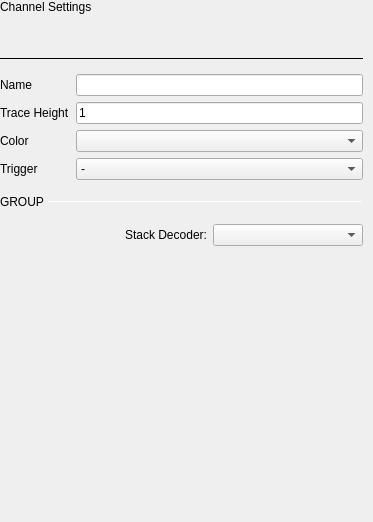
                   <widget class="QWidget" name="scrollAreaWidgetContents_2">
                    <property name="geometry">
                     <rect>
                      <x>0</x>
                      <y>0</y>
                      <width>373</width>
                      <height>522</height>
                     </rect>
                    </property>
                    <property name="sizePolicy">
                     <sizepolicy hsizetype="Preferred" vsizetype="Preferred">
                      <horstretch>0</horstretch>
                      <verstretch>0</verstretch>
                     </sizepolicy>
                    </property>
                    <property name="minimumSize">
                     <size>
                      <width>200</width>
                      <height>0</height>
                     </size>
                    </property>
                    <property name="maximumSize">
                     <size>
                      <width>400</width>
                      <height>16777215</height>
                     </size>
                    </property>
                    <layout class="QVBoxLayout" name="verticalLayout_9">
                     <property name="spacing">
                      <number>15</number>
                     </property>
                     <property name="leftMargin">
                      <number>0</number>
                     </property>
                     <property name="topMargin">
                      <number>0</number>
                     </property>
                     <property name="rightMargin">
                      <number>10</number>
                     </property>
                     <property name="bottomMargin">
                      <number>0</number>
                     </property>
                     <item>
                      <widget class="QLabel" name="label_5">
                       <property name="sizePolicy">
                        <sizepolicy hsizetype="Preferred" vsizetype="Fixed">
                         <horstretch>0</horstretch>
                         <verstretch>0</verstretch>
                        </sizepolicy>
                       </property>
                       <property name="text">
                        <string>Channel Settings</string>
                       </property>
                       <property name="general_settings_label" stdset="0">
                        <bool>true</bool>
                       </property>
                      </widget>
                     </item>
                     <item>
                      <widget class="QLabel" name="hardwareName">
                       <property name="text">
                        <string/>
                       </property>
                      </widget>
                     </item>
                     <item>
                      <widget class="Line" name="line_2">
                       <property name="maximumSize">
                        <size>
                         <width>16777215</width>
                         <height>1</height>
                        </size>
                       </property>
                       <property name="frameShadow">
                        <enum>QFrame::Plain</enum>
                       </property>
                       <property name="lineWidth">
                        <number>2</number>
                       </property>
                       <property name="orientation">
                        <enum>Qt::Horizontal</enum>
                       </property>
                       <property name="blue_line" stdset="0">
                        <bool>true</bool>
                       </property>
                      </widget>
                     </item>
                     <item>
                      <widget class="QWidget" name="channelSettingsWidget" native="true">
                       <property name="sizePolicy">
                        <sizepolicy hsizetype="Expanding" vsizetype="Preferred">
                         <horstretch>0</horstretch>
                         <verstretch>0</verstretch>
                        </sizepolicy>
                       </property>
                       <layout class="QGridLayout" name="gridLayout_2">
                        <property name="leftMargin">
                         <number>0</number>
                        </property>
                        <property name="topMargin">
                         <number>0</number>
                        </property>
                        <property name="rightMargin">
                         <number>0</number>
                        </property>
                        <property name="bottomMargin">
                         <number>0</number>
                        </property>
                        <item row="0" column="0">
                         <widget class="QLabel" name="labelName">
                          <property name="sizePolicy">
                           <sizepolicy hsizetype="Fixed" vsizetype="Preferred">
                            <horstretch>0</horstretch>
                            <verstretch>0</verstretch>
                           </sizepolicy>
                          </property>
                          <property name="text">
                           <string>Name</string>
                          </property>
                         </widget>
                        </item>
                        <item row="1" column="1">
                         <widget class="QLineEdit" name="traceHeightLineEdit">
                          <property name="styleSheet">
                           <string notr="true">
QLineEdit[invalid=true] {
border-color: red
}
QLineEdit[invalid=false] {
border-color: grey;
}</string>
                          </property>
                          <property name="text">
                           <string>1</string>
                          </property>
                          <property name="maxLength">
                           <number>3</number>
                          </property>
                          <property name="cursorPosition">
                           <number>1</number>
                          </property>
                         </widget>
                        </item>
                        <item row="3" column="1">
                         <widget class="QComboBox" name="triggerComboBox">
                          <item>
                           <property name="text">
                            <string>-</string>
                           </property>
                          </item>
                          <item>
                           <property name="text">
                            <string>Rising Edge</string>
                           </property>
                          </item>
                          <item>
                           <property name="text">
                            <string>Falling Edge</string>
                           </property>
                          </item>
                          <item>
                           <property name="text">
                            <string>Low</string>
                           </property>
                          </item>
                          <item>
                           <property name="text">
                            <string>High</string>
                           </property>
                          </item>
                          <item>
                           <property name="text">
                            <string>Any Edge</string>
                           </property>
                          </item>
                         </widget>
                        </item>
                        <item row="3" column="0">
                         <widget class="QLabel" name="labelTrigger">
                          <property name="text">
                           <string>Trigger</string>
                          </property>
                         </widget>
                        </item>
                        <item row="0" column="1">
                         <widget class="QLineEdit" name="nameLineEdit"/>
                        </item>
                        <item row="1" column="0">
                         <widget class="QLabel" name="labelTraceHeight">
                          <property name="text">
                           <string>Trace Height</string>
                          </property>
                         </widget>
                        </item>
                        <item row="2" column="1">
                         <widget class="QComboBox" name="traceColorComboBox"/>
                        </item>
                        <item row="2" column="0">
                         <widget class="QLabel" name="labelTraceColor">
                          <property name="text">
                           <string>Color</string>
                          </property>
                         </widget>
                        </item>
                       </layout>
                      </widget>
                     </item>
                     <item>
                      <widget class="QWidget" name="groupWidget" native="true">
                       <property name="sizePolicy">
                        <sizepolicy hsizetype="Preferred" vsizetype="Fixed">
                         <horstretch>0</horstretch>
                         <verstretch>0</verstretch>
                        </sizepolicy>
                       </property>
                       <layout class="QVBoxLayout" name="groupWidgetLayout">
                        <property name="spacing">
                         <number>15</number>
                        </property>
                        <property name="leftMargin">
                         <number>0</number>
                        </property>
                        <property name="topMargin">
                         <number>0</number>
                        </property>
                        <property name="rightMargin">
                         <number>0</number>
                        </property>
                        <property name="bottomMargin">
                         <number>0</number>
                        </property>
                        <item>
                         <layout class="QHBoxLayout" name="horizontalLayout_8">
                          <property name="spacing">
                           <number>0</number>
                          </property>
                          <property name="topMargin">
                           <number>0</number>
                          </property>
                          <item>
                           <widget class="QLabel" name="label_8">
                            <property name="sizePolicy">
                             <sizepolicy hsizetype="Fixed" vsizetype="Preferred">
                              <horstretch>0</horstretch>
                              <verstretch>0</verstretch>
                             </sizepolicy>
                            </property>
                            <property name="text">
                             <string>GROUP </string>
                            </property>
                            <property name="subsection_label" stdset="0">
                             <bool>true</bool>
                            </property>
                           </widget>
                          </item>
                          <item>
                           <widget class="Line" name="line_5">
                            <property name="maximumSize">
                             <size>
                              <width>16777215</width>
                              <height>1</height>
                             </size>
                            </property>
                            <property name="orientation">
                             <enum>Qt::Horizontal</enum>
                            </property>
                            <property name="subsection_line" stdset="0">
                             <bool>true</bool>
                            </property>
                           </widget>
                          </item>
                         </layout>
                        </item>
                       </layout>
                      </widget>
                     </item>
                     <item>
                      <layout class="QVBoxLayout" name="decoderSettingsLayout">
                       <property name="spacing">
                        <number>0</number>
                       </property>
                      </layout>
                     </item>
                     <item>
                      <widget class="QWidget" name="stackDecoderWidget" native="true">
                       <layout class="QHBoxLayout" name="horizontalLayout_9">
                        <property name="leftMargin">
                         <number>0</number>
                        </property>
                        <property name="topMargin">
                         <number>0</number>
                        </property>
                        <property name="rightMargin">
                         <number>0</number>
                        </property>
                        <property name="bottomMargin">
                         <number>0</number>
                        </property>
                        <item>
                         <spacer name="horizontalSpacer_6">
                          <property name="orientation">
                           <enum>Qt::Horizontal</enum>
                          </property>
                          <property name="sizeHint" stdset="0">
                           <size>
                            <width>40</width>
                            <height>20</height>
                           </size>
                          </property>
                         </spacer>
                        </item>
                        <item>
                         <widget class="QLabel" name="stackDecoderLabel">
                          <property name="sizePolicy">
                           <sizepolicy hsizetype="Fixed" vsizetype="Preferred">
                            <horstretch>0</horstretch>
                            <verstretch>0</verstretch>
                           </sizepolicy>
                          </property>
                          <property name="text">
                           <string>Stack Decoder:</string>
                          </property>
                         </widget>
                        </item>
                        <item>
                         <widget class="QComboBox" name="stackDecoderComboBox">
                          <property name="minimumContentsLength">
                           <number>15</number>
                          </property>
                         </widget>
                        </item>
                       </layout>
                      </widget>
                     </item>
                     <item>
                      <layout class="QHBoxLayout" name="horizontalLayout_7">
                       <property name="spacing">
                        <number>0</number>
                       </property>
                       <property name="topMargin">
                        <number>20</number>
                       </property>
                       <item>
                        <spacer name="horizontalSpacer_10">
                         <property name="orientation">
                          <enum>Qt::Horizontal</enum>
                         </property>
                         <property name="sizeType">
                          <enum>QSizePolicy::Fixed</enum>
                         </property>
                         <property name="sizeHint" stdset="0">
                          <size>
                           <width>250</width>
                           <height>20</height>
                          </size>
                         </property>
                        </spacer>
                       </item>
                      </layout>
                     </item>
                     <item>
                      <spacer name="verticalSpacer_2">
                       <property name="orientation">
                        <enum>Qt::Vertical</enum>
                       </property>
                       <property name="sizeType">
                        <enum>QSizePolicy::Expanding</enum>
                       </property>
                       <property name="sizeHint" stdset="0">
                        <size>
                         <width>20</width>
                         <height>40</height>
                        </size>
                       </property>
                      </spacer>
                     </item>
                    </layout>
                   </widget>
